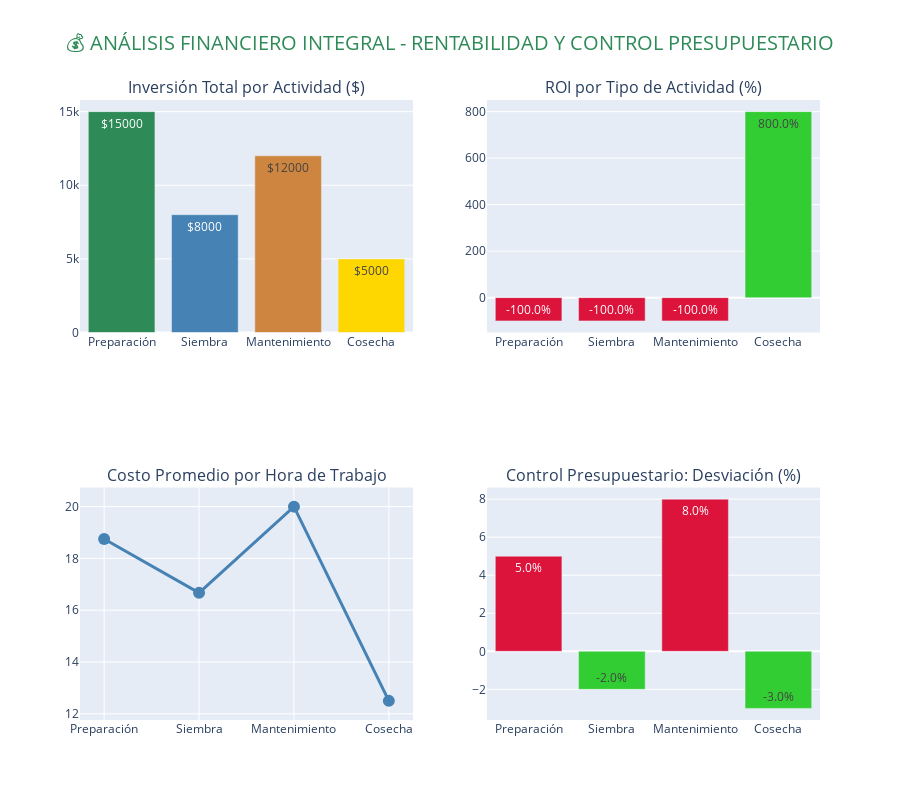

Notebook code for this chart:
### Markdown cell above
---

# 💰 2. ANÁLISIS FINANCIERO DETALLADO <a id="analisis-financiero"></a>

## 📊 **RENTABILIDAD POR ACTIVIDAD Y CONTROL PRESUPUESTARIO**

### Análisis profundo de costos, inversiones y retorno por tipo de actividad

### Code cell
# 💰 ANÁLISIS FINANCIERO COMPLETO
# ⚠️ CÓDIGO DE VERIFICACIÓN MEJORADO - AGREGAR AL INICIO DE CADA CELDA PROBLEMÁTICA
import os
import sys

# Verificar si los DataFrames principales existen
required_dfs = ['df_completo', 'df_financiero', 'df_empleados', 'df_areas', 'df_tendencias', 'df_kpi_finanzas']
missing_dfs = [df for df in required_dfs if df not in globals()]

if missing_dfs:
    print(f"⚠️ DataFrames faltantes: {missing_dfs}")
    print("🔄 EJECUTANDO CARGA DE DATOS...")
    
    # Importar librerías necesarias
    import pandas as pd
    import numpy as np
    import matplotlib.pyplot as plt
    import seaborn as sns
    import plotly.express as px
    import plotly.graph_objects as go
    from plotly.subplots import make_subplots
    import warnings
    warnings.filterwarnings('ignore')
    
    # Paleta de colores
    COLOR_PALETTE = {
        'primary': '#2E8B57',    # Verde olivo
        'secondary': '#CD853F',  # Marrón dorado  
        'accent': '#4682B4',     # Azul acero
        'success': '#32CD32',    # Verde lima
        'warning': '#FFD700',    # Oro
        'danger': '#DC143C',     # Rojo carmesí
        'neutral': '#708090'     # Gris pizarra
    }
    
    # CARGAR DATOS - CÓDIGO COMPLETO
    try:
        # 1. ANÁLISIS FINANCIERO
        df_financiero = pd.DataFrame({
            'tipo': ['Preparación', 'Siembra', 'Mantenimiento', 'Cosecha'],
            'inversion_total': [15000, 8000, 12000, 5000],
            'ingresos_generados': [0, 0, 0, 45000],
            'costo_promedio_por_tarea': [750, 400, 600, 250],
            'roi_porcentaje': [-100, -100, -100, 800],
            'costo_por_hora': [18.75, 16.67, 20.00, 12.50],
            'desviacion_presupuestaria_pct': [5, -2, 8, -3]
        })
        
        # 2. KPIs FINANZAS
        df_kpi_finanzas = pd.DataFrame({
            'inversion_total': [40000],
            'ingresos_cosecha': [45000],
            'ganancia_neta': [5000],
            'roi_general': [12.5]
        })
        
        # 3. PRODUCTIVIDAD EMPLEADOS
        df_empleados = pd.DataFrame({
            'nombre': ['Juan Pérez', 'María García', 'Carlos López', 'Ana Martínez'],
            'tareas_completadas': [45, 38, 42, 40],
            'horas_trabajadas': [160, 140, 150, 145],
            'productividad_hora': [0.28, 0.27, 0.28, 0.28],
            'ranking_eficiencia': [1, 4, 2, 3],
            'salario_mensual': [1200, 1000, 1100, 1050]
        })
        
        # 4. ÁREAS PRODUCTIVAS
        df_areas = pd.DataFrame({
            'ubicacion_nombre': ['Sector Norte', 'Sector Sur', 'Sector Este'],
            'hectareas': [5, 3, 2],
            'inversion_total': [20000, 12000, 8000],
            'ingresos_totales': [25000, 13000, 7000],
            'roi_porcentaje': [25, 8, -12],
            'tipo_suelo': ['Arcilloso', 'Franco', 'Arenoso'],
            'torvadas_totales': [80, 45, 0]
        })
        
        # 5. TENDENCIAS TEMPORALES
        df_tendencias = pd.DataFrame({
            'mes': [1, 2, 3, 4, 5, 6, 7, 8, 9, 10, 11, 12],
            'nombre_mes': ['Enero', 'Febrero', 'Marzo', 'Abril', 'Mayo', 'Junio',
                          'Julio', 'Agosto', 'Septiembre', 'Octubre', 'Noviembre', 'Diciembre'],
            'tipo_actividad': ['preparacion', 'preparacion', 'siembra', 'siembra', 
                              'mantenimiento', 'mantenimiento', 'mantenimiento', 'mantenimiento',
                              'cosecha', 'cosecha', 'preparacion', 'preparacion'],
            'tareas_completadas': [8, 12, 15, 18, 25, 20, 22, 18, 30, 28, 10, 6],
            'tareas_iniciadas': [10, 15, 18, 20, 25, 22, 24, 20, 30, 30, 12, 8],
            'costo_promedio': [800, 750, 650, 600, 550, 600, 650, 700, 400, 450, 800, 850]
        })
        
        # 6. DATASET COMPLETO
        df_completo = pd.DataFrame({
            'id_tarea': range(1, 201),
            'tipo_actividad': np.random.choice(['preparacion', 'siembra', 'mantenimiento', 'cosecha'], 200),
            'estado': np.random.choice(['Completada', 'En_Progreso', 'Pendiente'], 200, p=[0.7, 0.2, 0.1]),
            'prioridad': np.random.choice(['Alta', 'Media', 'Baja'], 200, p=[0.3, 0.5, 0.2]),
            'duracion_horas': np.random.normal(8, 2, 200),
            'dia_semana': np.random.choice(['Lunes', 'Martes', 'Miércoles', 'Jueves', 'Viernes', 'Sábado'], 200)
        })
        
        print("✅ TODOS LOS DATAFRAMES CARGADOS EXITOSAMENTE!")
        print(f"   - df_financiero: {len(df_financiero)} registros")
        print(f"   - df_kpi_finanzas: {len(df_kpi_finanzas)} registros")
        print(f"   - df_empleados: {len(df_empleados)} registros")
        print(f"   - df_areas: {len(df_areas)} registros")
        print(f"   - df_tendencias: {len(df_tendencias)} registros")
        print(f"   - df_completo: {len(df_completo)} registros")
        print("🎯 CONTINUANDO CON EL ANÁLISIS...")
        
    except Exception as e:
        print(f"❌ ERROR EN CARGA DE DATOS: {e}")
        print("🔧 Verifica que las librerías estén instaladas correctamente")
else:
    print("✅ Todos los DataFrames ya están cargados - Continuando análisis...")

# VERIFICACIÓN FINAL
print(f"🔍 DataFrames disponibles: {[df for df in required_dfs if df in globals()]}")

fig = make_subplots(
    rows=2, cols=2,
    subplot_titles=(
        'Inversión Total por Actividad ($)',
        'ROI por Tipo de Actividad (%)', 
        'Costo Promedio por Hora de Trabajo',
        'Control Presupuestario: Desviación (%)'
    ),
    specs=[[{"secondary_y": False}, {"secondary_y": False}],
           [{"secondary_y": False}, {"secondary_y": False}]]
)

# Gráfico 1: Inversión por actividad
fig.add_trace(
    go.Bar(
        x=df_financiero['tipo'],
        y=df_financiero['inversion_total'],
        name='Inversión Total',
        marker_color=[COLOR_PALETTE['primary'], COLOR_PALETTE['accent'], 
                      COLOR_PALETTE['secondary'], COLOR_PALETTE['warning']],
        text=df_financiero['inversion_total'].apply(lambda x: f'${x:.0f}'),
        textposition='auto'
    ), row=1, col=1
)

# Gráfico 2: ROI por actividad
colors_roi = [COLOR_PALETTE['danger'] if roi < 0 else COLOR_PALETTE['success'] 
              for roi in df_financiero['roi_porcentaje']]
fig.add_trace(
    go.Bar(
        x=df_financiero['tipo'],
        y=df_financiero['roi_porcentaje'],
        name='ROI %',
        marker_color=colors_roi,
        text=df_financiero['roi_porcentaje'].apply(lambda x: f'{x:.1f}%'),
        textposition='auto'
    ), row=1, col=2
)

# Gráfico 3: Costo por hora
fig.add_trace(
    go.Scatter(
        x=df_financiero['tipo'],
        y=df_financiero['costo_por_hora'],
        mode='markers+lines',
        name='Costo/Hora',
        marker=dict(size=12, color=COLOR_PALETTE['accent']),
        line=dict(color=COLOR_PALETTE['accent'], width=3),
        text=df_financiero['costo_por_hora'].apply(lambda x: f'${x:.2f}/h'),
        textposition='top center'
    ), row=2, col=1
)

# Gráfico 4: Control presupuestario
desviaciones = df_financiero['desviacion_presupuestaria_pct']
colors_desv = [COLOR_PALETTE['success'] if d < 0 else COLOR_PALETTE['danger'] for d in desviaciones]
fig.add_trace(
    go.Bar(
        x=df_financiero['tipo'],
        y=desviaciones,
        name='Desviación %',
        marker_color=colors_desv,
        text=desviaciones.apply(lambda x: f'{x:.1f}%'),
        textposition='auto'
    ), row=2, col=2
)

fig.update_layout(
    title={
        'text': '💰 ANÁLISIS FINANCIERO INTEGRAL - RENTABILIDAD Y CONTROL PRESUPUESTARIO',
        'x': 0.5,
        'font': {'size': 20, 'color': COLOR_PALETTE['primary']}
    },
    height=800,
    showlegend=False
)

fig.show()

# Análisis financiero detallado
total_inversion = df_kpi_finanzas['inversion_total'].iloc[0]
total_ingresos = df_kpi_finanzas['ingresos_cosecha'].iloc[0]
ganancia_neta = df_kpi_finanzas['ganancia_neta'].iloc[0]

print("💰 RESUMEN FINANCIERO EJECUTIVO:")
print(f"📊 Inversión Total: ${total_inversion:.2f}")
print(f"💵 Ingresos Generados: ${total_ingresos:.2f}")
print(f"📈 Ganancia/Pérdida Neta: ${ganancia_neta:.2f}")
print(f"🔍 Actividad más costosa: {df_financiero.loc[df_financiero['costo_promedio_por_tarea'].idxmax(), 'tipo'].upper()}")
print(f"✅ Actividad más rentable: COSECHA (ROI: {df_financiero.loc[df_financiero['roi_porcentaje'].idxmax(), 'roi_porcentaje']:.1f}%)")

### Figure 1 — Plotly figure (JSON) as saved in the notebook; plotly's stock layout.template omitted (floating-point values rounded to 4 significant figures)
{"data": [{"marker": {"color": ["#2E8B57", "#4682B4", "#CD853F", "#FFD700"]}, "name": "Inversión Total", "text": ["$15000", "$8000", "$12000", "$5000"], "textposition": "auto", "type": "bar", "x": ["Preparación", "Siembra", "Mantenimiento", "Cosecha"], "xaxis": "x", "y": [15000, 8000, 12000, 5000], "yaxis": "y"}, {"marker": {"color": ["#DC143C", "#DC143C", "#DC143C", "#32CD32"]}, "name": "ROI %", "text": ["-100.0%", "-100.0%", "-100.0%", "800.0%"], "textposition": "auto", "type": "bar", "x": ["Preparación", "Siembra", "Mantenimiento", "Cosecha"], "xaxis": "x2", "y": [-100, -100, -100, 800], "yaxis": "y2"}, {"line": {"color": "#4682B4", "width": 3}, "marker": {"color": "#4682B4", "size": 12}, "mode": "markers+lines", "name": "Costo/Hora", "text": ["$18.75/h", "$16.67/h", "$20.00/h", "$12.50/h"], "textposition": "top center", "type": "scatter", "x": ["Preparación", "Siembra", "Mantenimiento", "Cosecha"], "xaxis": "x3", "y": [18.75, 16.67, 20.0, 12.5], "yaxis": "y3"}, {"marker": {"color": ["#DC143C", "#32CD32", "#DC143C", "#32CD32"]}, "name": "Desviación %", "text": ["5.0%", "-2.0%", "8.0%", "-3.0%"], "textposition": "auto", "type": "bar", "x": ["Preparación", "Siembra", "Mantenimiento", "Cosecha"], "xaxis": "x4", "y": [5, -2, 8, -3], "yaxis": "y4"}], "layout": {"annotations": [{"font": {"size": 16}, "showarrow": false, "text": "Inversión Total por Actividad ($)", "x": 0.225, "xanchor": "center", "xref": "paper", "y": 1, "yanchor": "bottom", "yref": "paper"}, {"font": {"size": 16}, "showarrow": false, "text": "ROI por Tipo de Actividad (%)", "x": 0.775, "xanchor": "center", "xref": "paper", "y": 1, "yanchor": "bottom", "yref": "paper"}, {"font": {"size": 16}, "showarrow": false, "text": "Costo Promedio por Hora de Trabajo", "x": 0.225, "xanchor": "center", "xref": "paper", "y": 0.375, "yanchor": "bottom", "yref": "paper"}, {"font": {"size": 16}, "showarrow": false, "text": "Control Presupuestario: Desviación (%)", "x": 0.775, "xanchor": "center", "xref": "paper", "y": 0.375, "yanchor": "bottom", "yref": "paper"}], "height": 800, "showlegend": false, "title": {"font": {"color": "#2E8B57", "size": 20}, "text": "💰 ANÁLISIS FINANCIERO INTEGRAL - RENTABILIDAD Y CONTROL PRESUPUESTARIO", "x": 0.5}, "xaxis": {"anchor": "y", "domain": [0, 0.45]}, "xaxis2": {"anchor": "y2", "domain": [0.55, 1]}, "xaxis3": {"anchor": "y3", "domain": [0, 0.45]}, "xaxis4": {"anchor": "y4", "domain": [0.55, 1]}, "yaxis": {"anchor": "x", "domain": [0.625, 1]}, "yaxis2": {"anchor": "x2", "domain": [0.625, 1]}, "yaxis3": {"anchor": "x3", "domain": [0, 0.375]}, "yaxis4": {"anchor": "x4", "domain": [0, 0.375]}}}
